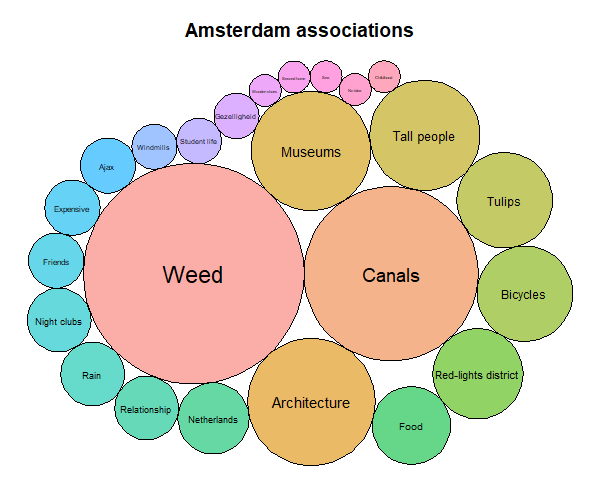

Reproduce this figure in R.
####################################################################################################################
#
# Packed Bubble Chart to vizualize open question results
# In responce to https://www.reddit.com/r/DataVizRequests/comments/jr7coj/visualize_open_question_results/
# Version 1.0, 13 November 2020
#                                                                                          o__\|///
#___________________________________________________________________________________________\°/////___ JznZblznl ___
####################################################################################################################
library(packcircles)
library(ggplot2)

# Load dataset
AMS <- read.csv("Amsterdam associations.csv", stringsAsFactors = FALSE)
# Generate packaging of bubbles and biung it back to data
packing <- circleProgressiveLayout(AMS$Weight, sizetype='area')
AMS_data <- cbind(AMS, packing)
# See example of packed bubble chart https://www.r-graph-gallery.com/305-basic-circle-packing-with-one-level.html
# Generate bubbles, approximated by polygons. npoints=50 generate smooth polygons, npoints=4 gets diamonds
# id is an unique id of the bubble 
dat.gg <- circleLayoutVertices(packing, npoints=50)

AMS_bubble <- ggplot() +
  # Make the bubbles
  geom_polygon(data = dat.gg, aes(x, y, group = id, fill=as.factor(id)), colour = "black", alpha = 0.6) +
  # Add text in the center of each bubble + control its size
  geom_text(data = AMS_data, aes(x, y, size=Weight, label = Association)) +
  # Rest of theme
  labs(title = "Amsterdam associations") + 
  theme_void() + 
  theme(legend.position="none", plot.title = element_text(hjust = 0.5, size=14, face="bold")) + 
  coord_equal()
AMS_bubble
